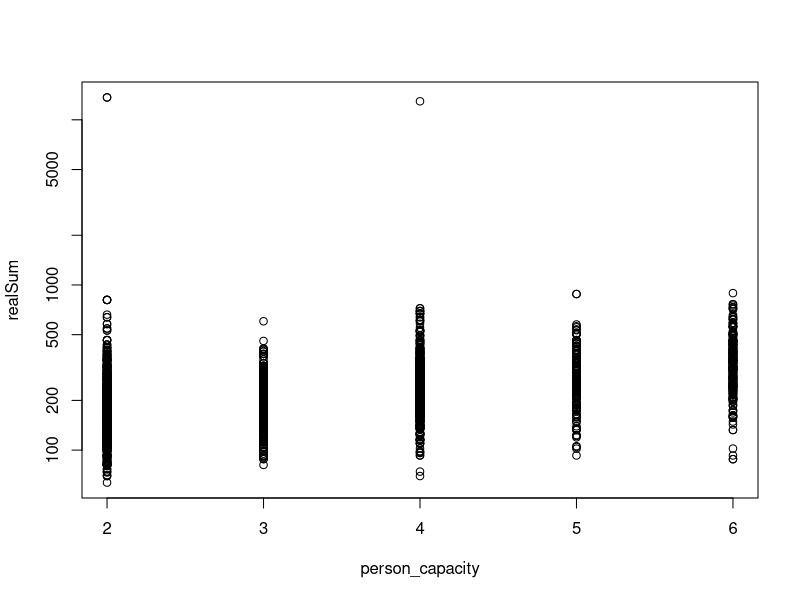
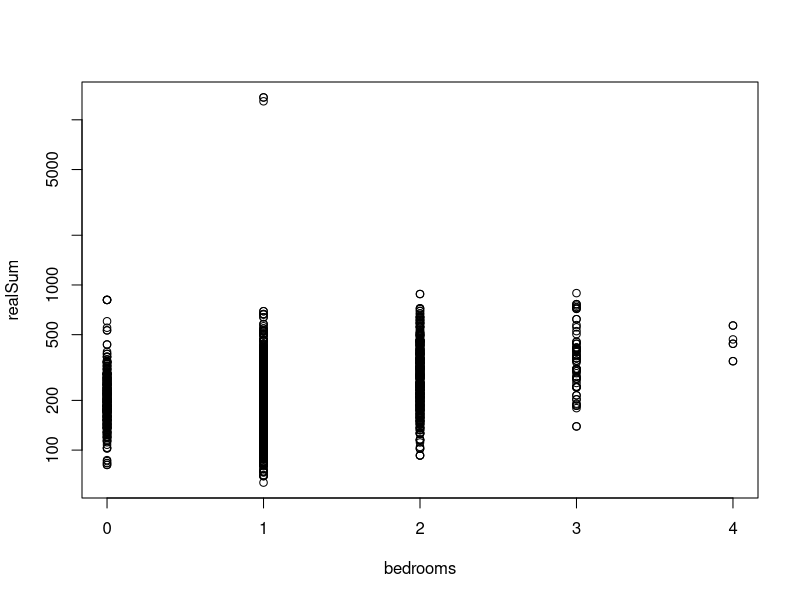
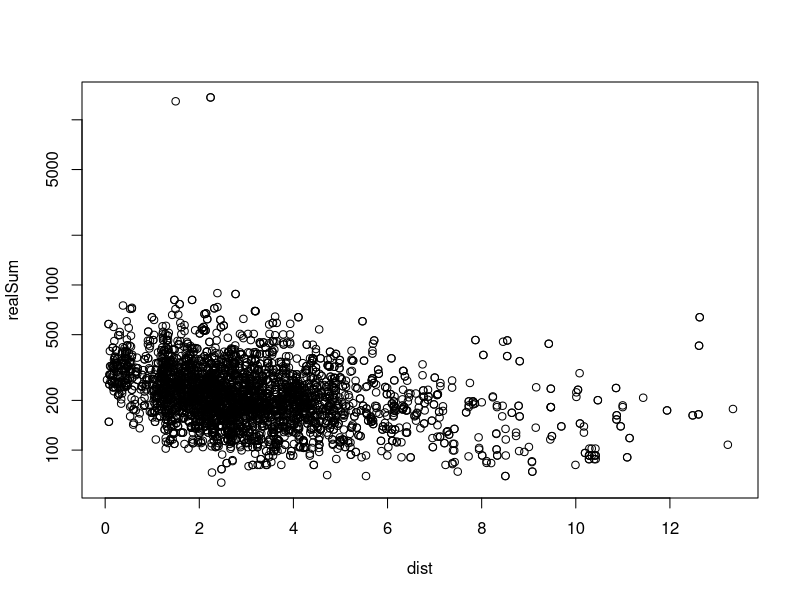
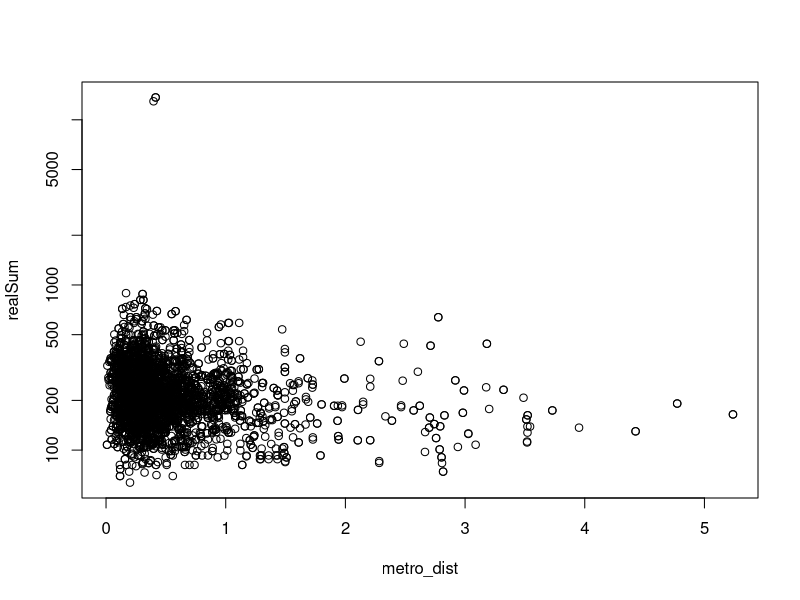
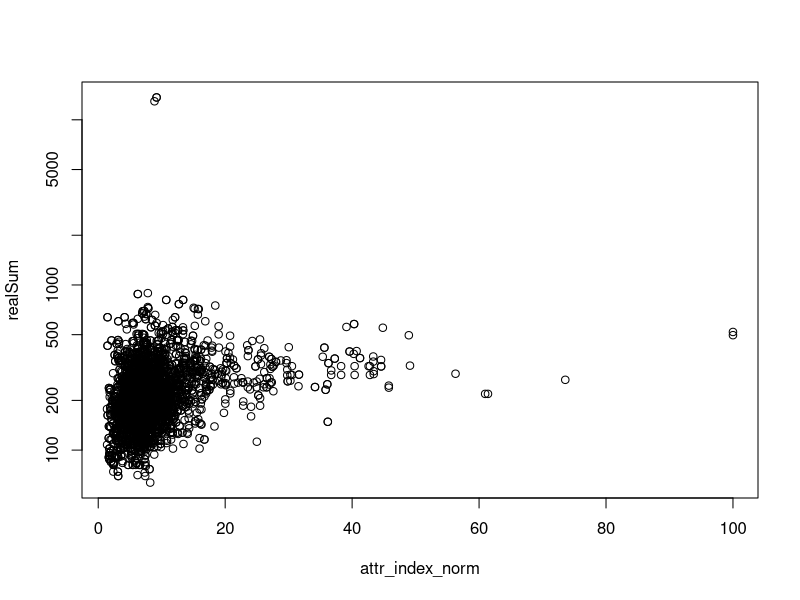
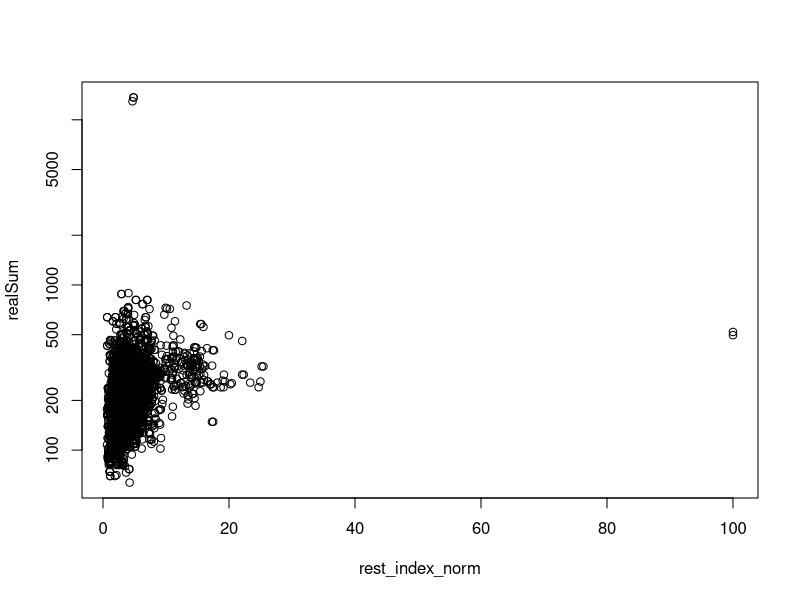

Reproduce these figures in R, in order.
# Task 1

# Read in the CSV file:
data <- read.csv("airbnb.csv", sep=",", header = TRUE)

# Looking at the data:
head(data)
str(data)

# There is no missing data:
sum(is.na(data))

# Turning the categorical variable 'room_type' into a factor:
data$room_type <- factor(data$room_type)

# Eliminating the index X:
data <- subset(data, select = -c(1))

# Eliminating 'attr_index', 'rest_index', 'room_shared', and 'room_private':
data <- subset(data, select = -c(room_shared, room_private, attr_index, rest_index))

# Task 2

# Looking at the summary:
summary(data)

# Looking at the structure:
str(data)

# Looking at the correlation (only numeric values):
numeric_columns <- sapply(data, is.numeric)
numeric_data <- data[, numeric_columns]
cor(data[, 1], numeric_data)

# Plotting data: (Logarithmic scale for Y axis)
plot(realSum ~ person_capacity, data = data, log = "y")
plot(realSum ~ bedrooms, data = data, log = "y")
plot(realSum ~ dist, data = data, log = "y")
plot(realSum ~ metro_dist, data = data, log = "y")
plot(realSum ~ attr_index_norm, data = data, log = "y")
plot(realSum ~ rest_index_norm, data = data, log = "y")

# Task 3

# Fitting a linear regression model using all variables:
fitAll <- lm(realSum ~ ., data = data)
summary(fitAll)

# Task 4

# Performing a stepwise approach:
fitStepwise = step(fitAll, direction = "backward")
summary(fitStepwise)

# Task 5

# AIC comparison between models:
AIC(fitAll)
AIC(fitStepwise)

# Task 6

# Splitting the sample into 80% train vs 20% test sample:
total_rows <- nrow(data)
eighty_percent <- floor(0.8 * total_rows)
set.seed(123)

for_training <- sample(1:total_rows, eighty_percent, replace = FALSE)
train_data <- data[for_training,]
test_data <- data[-for_training,]

# Fitting the full model to the training data:
model_full <- lm(realSum ~ ., data = train_data)
summary(model_full)

# Creating a stepwise regression model on the training data:
model_step <- step(model_full, direction = "backward")
summary(model_step)

# Making predictions on the test data:
pred_test_model_full = predict(model_full, newdata = test_data)
pred_test_model_step = predict(model_step, newdata = test_data)

pred_train_model_full <- predict(model_full, newdata = train_data)
pred_train_model_step <- predict(model_step, newdata = train_data)

# Calculate the training and test MSE:
mse_train_model_full <- mean((train_data$realSum - pred_train_model_full)^2)
mse_train_model_step <- mean((train_data$realSum - pred_train_model_step)^2)

mse_test_model_full <- mean((test_data$realSum - pred_test_model_full)^2)
mse_test_model_step <- mean((test_data$realSum - pred_test_model_step)^2)

# Displaying the training MSE:
mse_train_model_full
mse_train_model_step

# Displaying the test MSE:
mse_test_model_full
mse_test_model_step
